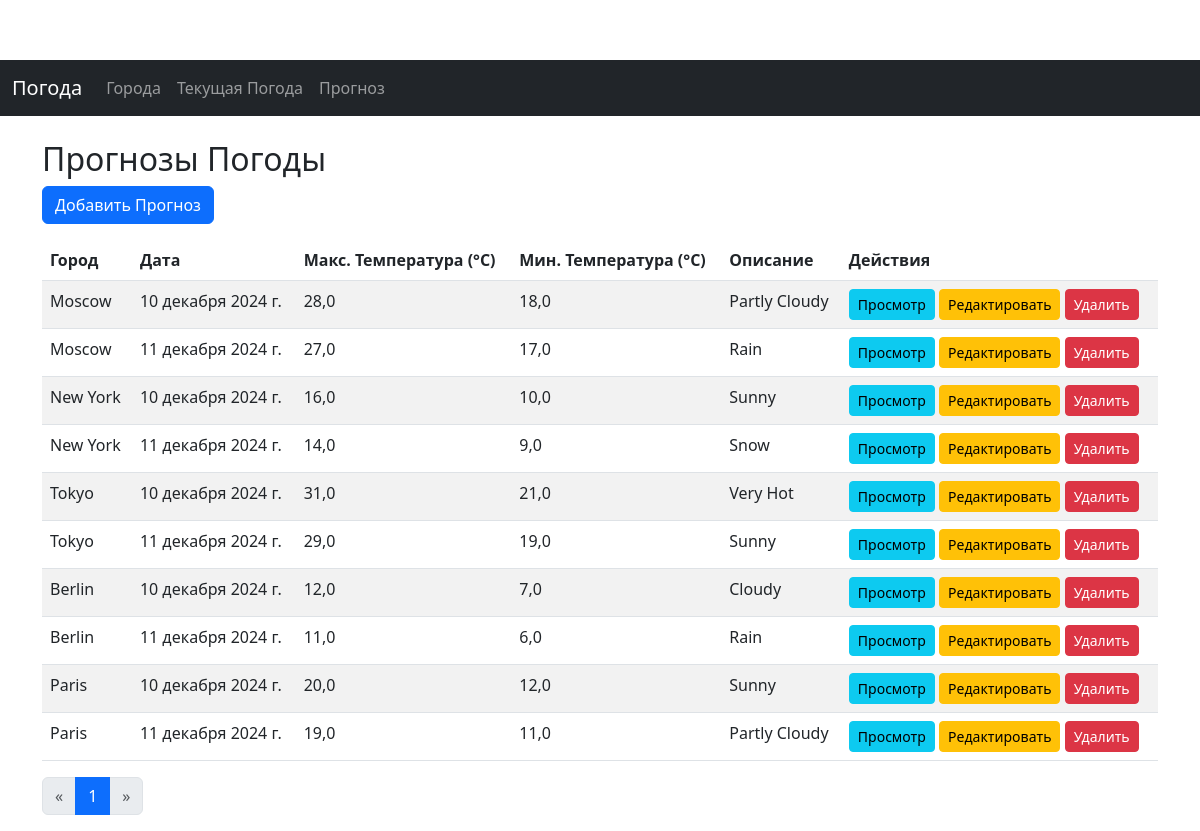
Screenshot of /forecasts/ with the database file from the repository.
### weather_app/models.py (models this page shows, shortened)
class Forecast(models.Model):
    city = models.ForeignKey(City, related_name='forecasts', on_delete=models.CASCADE)
    date = models.DateField()
    high_temp = models.FloatField()
    low_temp = models.FloatField()
    description = models.CharField(max_length=255)
    history = HistoricalRecords()
    class Meta:
        unique_together = ('city', 'date')

class City(models.Model):
    name = models.CharField(max_length=100, unique=True)
    country = models.CharField(max_length=100)
    population = models.PositiveIntegerField(null=True, blank=True)
    history = HistoricalRecords()

### weather_app/views.py (the view)
# urls.py: path('forecasts/', views.forecast_list, name='forecast_list'),
def forecast_list(request):
    forecasts = Forecast.objects.all()
    paginator = Paginator(forecasts, 10)  # 10 прогнозов на странице
    page_number = request.GET.get('page')
    page_obj = paginator.get_page(page_number)
    return render(request, 'weather_app/forecast_list.html', {'page_obj': page_obj})

### weather_app/templates/weather_app/forecast_list.html (shortened to what this page needs)
{% extends 'weather_app/base.html' %}
{% block content %}
<h2>Прогнозы Погоды</h2>
<a href="{% url 'forecast_create' %}" class="btn btn-primary mb-3">Добавить Прогноз</a>
<table class="table table-striped">
    <thead>
        <tr>
            <th>Город</th>
            <th>Дата</th>
            <th>Макс. Температура (°C)</th>
            <th>Мин. Температура (°C)</th>
            <th>Описание</th>
            <th>Действия</th>
        </tr>
    </thead>
    <tbody>
        {% for forecast in page_obj.object_list %}
        <tr>
            <td>{{ forecast.city.name }}</td>
            <td>{{ forecast.date }}</td>
            <td>{{ forecast.high_temp }}</td>
            <td>{{ forecast.low_temp }}</td>
            <td>{{ forecast.description }}</td>
            <td>
                <a href="{% url 'forecast_detail' forecast.pk %}" class="btn btn-info btn-sm">Просмотр</a>
                <a href="{% url 'forecast_update' forecast.pk %}" class="btn btn-warning btn-sm">Редактировать</a>
                <a href="{% url 'forecast_delete' forecast.pk %}" class="btn btn-danger btn-sm">Удалить</a>
            </td>
        </tr>
        {% empty %}
        <tr>
            <td colspan="6">Прогнозы отсутствуют.</td>
        </tr>
        {% endfor %}
    </tbody>
</table>
<nav aria-label="Page navigation">
    <ul class="pagination">
        {% if page_obj.has_previous %}
        <li class="page-item">
            <a class="page-link" href="?page={{ page_obj.previous_page_number }}" aria-label="Previous">
                <span aria-hidden="true">&laquo;</span>
            </a>
        </li>
        {% else %}
        <li class="page-item disabled">
            <a class="page-link" href="#" aria-label="Previous">
                <span aria-hidden="true">&laquo;</span>
            </a>
        </li>
        {% endif %}
        {% for num in page_obj.paginator.page_range %}
            {% if page_obj.number == num %}
                <li class="page-item active"><a class="page-link" href="#">{{ num }}</a></li>
            {% else %}
                <li class="page-item"><a class="page-link" href="?page={{ num }}">{{ num }}</a></li>
            {% endif %}
        {% endfor %}
        {% if page_obj.has_next %}
        <li class="page-item">
            <a class="page-link" href="?page={{ page_obj.next_page_number }}" aria-label="Next">
                <span aria-hidden="true">&raquo;</span>
            </a>
        </li>
        {% else %}
        <li class="page-item disabled">
            <a class="page-link" href="#" aria-label="Next">
                <span aria-hidden="true">&raquo;</span>
            </a>
        </li>
        {% endif %}
    </ul>
</nav>
{% endblock %}

### weather_app/templates/weather_app/css/styles.css (style rules this page uses)
body { padding-top: 60px; }

### rows the page displays
Forecast: city.name "Moscow", date "10 декабря 2024 г.", high_temp "28,0", low_temp "18,0", description "Partly Cloudy"
Forecast: city.name "Moscow", date "11 декабря 2024 г.", high_temp "27,0", low_temp "17,0", description "Rain"
Forecast: city.name "New York", date "10 декабря 2024 г.", high_temp "16,0", low_temp "10,0", description "Sunny"
Forecast: city.name "New York", date "11 декабря 2024 г.", high_temp "14,0", low_temp "9,0", description "Snow"
Forecast: city.name "Tokyo", date "10 декабря 2024 г.", high_temp "31,0", low_temp "21,0", description "Very Hot"
Forecast: city.name "Tokyo", date "11 декабря 2024 г.", high_temp "29,0", low_temp "19,0", description "Sunny"
Forecast: city.name "Berlin", date "10 декабря 2024 г.", high_temp "12,0", low_temp "7,0", description "Cloudy"
Forecast: city.name "Berlin", date "11 декабря 2024 г.", high_temp "11,0", low_temp "6,0", description "Rain"
Forecast: city.name "Paris", date "10 декабря 2024 г.", high_temp "20,0", low_temp "12,0", description "Sunny"
Forecast: city.name "Paris", date "11 декабря 2024 г.", high_temp "19,0", low_temp "11,0", description "Partly Cloudy"

### other values shown
{{ num }} "1"
